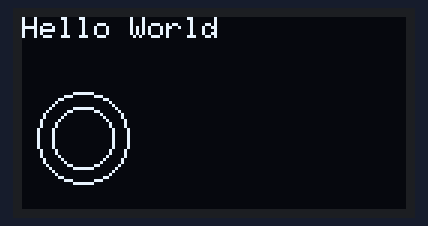
This sketch was run on a simulated Arduino Uno, built with avr-gcc and run on an emulated ATmega328P. Shown: 128×64 one-colour display.

Above: at 0.1 s.

The sketch:

Task-1.2.3.ino
```cpp
/*
Author: Sanjana Vani V
Date: 05-02-2026
Board: Arduino Uno R3
Description: Hello World on 128x64 OLED
*/

#include <Wire.h>
#include <Adafruit_GFX.h>
#include <Adafruit_SSD1306.h>

const int Width = 128;
const int Height = 64;

Adafruit_SSD1306 Display(Width, Height, &Wire, -1);

void setup() {
  Serial.begin(9600);

  if(!Display.begin(SSD1306_SWITCHCAPVCC, 0x3C)) {
    Serial.println("SSD1306 allocation failed");
  }
  Display.setTextSize(1);
  Display.setTextColor(SSD1306_WHITE);
  Display.clearDisplay();
  Display.setCursor(0, 0);;
}

void loop() {
  Display.setCursor(0,0);
  Display.println("Hello World");
  Display.drawCircle(20, 40, 15, SSD1306_WHITE);
  Display.drawCircle(20, 40, 10, SSD1306_WHITE);
  Display.display();
  delay(1000);

}

/*
OLED Connections:
GND - Ground
VCC - 3.3V
SCL - Analog Pin A5
SDA - Analog Pin A4
*/
```
